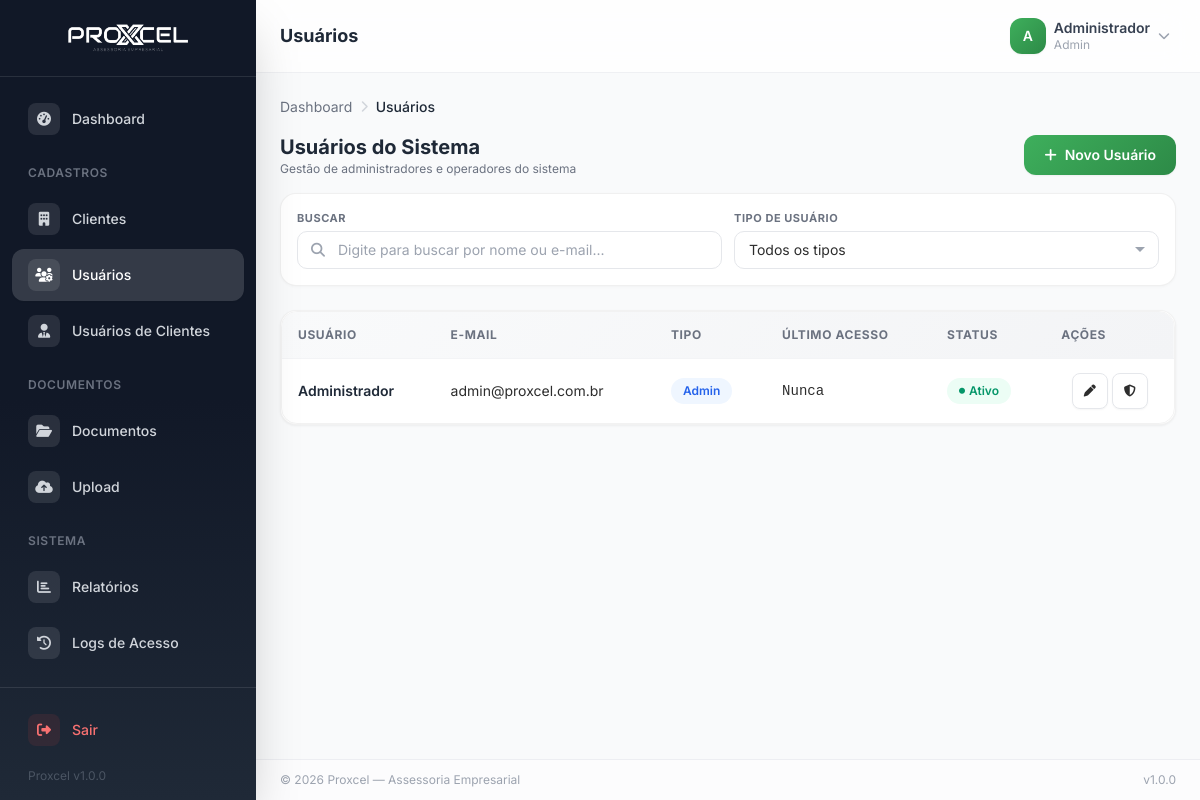
Page /pages/usuarios/index.php (signed in) on the committed database.
### tables this page shows
CREATE TABLE IF NOT EXISTS `ctempresa_proxcel_usuarios` (
    `id` INT UNSIGNED AUTO_INCREMENT PRIMARY KEY,
    `nome` VARCHAR(255) NOT NULL,
    `email` VARCHAR(255) NOT NULL UNIQUE,
    `senha` VARCHAR(255) NOT NULL,
    `tipo` ENUM('admin','operador') NOT NULL DEFAULT 'operador',
    `avatar` VARCHAR(255) DEFAULT NULL,
    `telefone` VARCHAR(20) DEFAULT NULL,
    `status` ENUM('ativo','inativo','bloqueado') NOT NULL DEFAULT 'ativo',
    `ultimo_acesso` DATETIME DEFAULT NULL,
    `criado_em` DATETIME NOT NULL DEFAULT CURRENT_TIMESTAMP,
    `atualizado_em` DATETIME NOT NULL DEFAULT CURRENT_TIMESTAMP ON UPDATE CURRENT_TIMESTAMP,
    INDEX `idx_tipo` (`tipo`),
    INDEX `idx_status` (`status`),
    INDEX `idx_email` (`email`)
);

### includes/permissions.php (called while the page is built, shortened)
<?php
require_once __DIR__ . '/../config/database.php';
class Permissions {
    private static $cache = [];
    public static function has($chave) {
        $userId = $_SESSION['user_id'];
        $userTipo = $_SESSION['user_tipo'];
        $userTipoAcesso = $_SESSION['user_tipo_acesso'] ?? 'sistema';
        if ($userTipo === 'admin') return true;
        $cacheKey = $userId . '_' . $userTipoAcesso . '_' . $chave;
        $tipoPerm = db()->fetch(
            "SELECT tp.id FROM " . tb('tipo_usuario_permissoes') . " tp
             JOIN " . tb('permissoes') . " p ON p.id = tp.permissao_id
             WHERE tp.tipo_usuario = ? AND p.chave = ?",
            [$userTipo, $chave]
        );
        self::$cache[$cacheKey] = ($tipoPerm !== false);
        return self::$cache[$cacheKey];
    }
}

### config/database.php (called while the page is built, shortened)
<?php
class Database {
    private static $instance = null;
    private $pdo;
    private function __construct() {
        $dsn = "mysql:host=" . DB_HOST . ";dbname=" . DB_NAME . ";charset=" . DB_CHARSET;
        $options = [
            PDO::ATTR_ERRMODE            => APP_DEBUG ? PDO::ERRMODE_EXCEPTION : PDO::ERRMODE_SILENT,
            PDO::ATTR_DEFAULT_FETCH_MODE => PDO::FETCH_ASSOC,
            PDO::ATTR_EMULATE_PREPARES   => false,
            PDO::MYSQL_ATTR_INIT_COMMAND => "SET NAMES " . DB_CHARSET,
        ];
        try {
            $this->pdo = new PDO($dsn, DB_USER, DB_PASS, $options);
        } catch (PDOException $e) {
            if (APP_DEBUG) {
                die("Erro de conexão: " . $e->getMessage());
            } else {
                error_log("Database connection error: " . $e->getMessage());
                die("Erro interno do servidor. Tente novamente mais tarde.");
            }
        }
    }
    public static function getInstance() {
        if (self::$instance === null) {
            self::$instance = new self();
        }
        return self::$instance;
    }
    public function query($sql, $params = []) {
        $stmt = $this->pdo->prepare($sql);
        $stmt->execute($params);
        return $stmt;
    }
    public function fetchAll($sql, $params = []) {
        $stmt = $this->query($sql, $params);
        return $stmt->fetchAll();
    }
    public static function table($name) {
        return DB_TABLE_PREFIX . $name;
    }
}
function db() {
    return Database::getInstance();
}
function tb($name) {
    return Database::table($name);
}

### includes/security.php (called while the page is built, shortened)
<?php
require_once __DIR__ . '/../config/database.php';
class Security {
    public static function escape($value) {
        return htmlspecialchars($value ?? '', ENT_QUOTES, 'UTF-8');
    }
}
function e($value) {
    return Security::escape($value);
}

### pages/usuarios/index.php (the view, shortened to what this page needs)
<?php
require_once __DIR__ . '/../../templates/header.php';
$usuarios = db()->fetchAll("SELECT * FROM " . tb('usuarios') . " ORDER BY nome ASC");
?>
<?= breadcrumb([
    ['label' => 'Dashboard', 'url' => APP_URL . '/pages/dashboard.php'],
    ['label' => 'Usuários', 'url' => '#']
]) ?>
<div class="flex items-center justify-between gap-4 mb-4">
    <div>
        <h2 class="text-xl font-bold text-gray-800">Usuários do Sistema</h2>
        <p class="text-xs text-gray-500">Gestão de administradores e operadores do sistema</p>
    </div>
    <?php if (Permissions::has('usuarios.criar')): ?>
        <a href="<?= APP_URL ?>/pages/usuarios/form.php" class="btn btn-primary shadow-sm text-sm">
            <i class="fas fa-plus"></i> Novo Usuário
        </a>
    <?php endif; ?>
</div>
<div class="filter-card">
    <div class="grid grid-cols-1 sm:grid-cols-2 gap-3 items-end">
        <div>
            <label class="text-[11px] font-bold text-gray-500 uppercase tracking-wider mb-1 block">Buscar</label>
            <div class="search-box">
                <i class="fas fa-search search-icon"></i>
                <input type="text" id="userSysSearchInput" placeholder="Digite para buscar por nome ou e-mail..."
                       class="form-control !py-2 text-sm w-full" style="padding-left: 2.5rem;">
            </div>
        </div>
        <div>
            <label class="text-[11px] font-bold text-gray-500 uppercase tracking-wider mb-1 block">Tipo de Usuário</label>
            <select id="userSysTipoFilter" class="form-control !py-2 text-sm w-full">
                <option value="">Todos os tipos</option>
            </select>
        </div>
    </div>
</div>
<div class="card animate-fadeInUp">
    <div class="table-container">
        <table class="data-table" id="userSysDataTable">
            <thead>
                <tr>
                    <th>Usuário</th>
                    <th class="hidden sm:table-cell">E-mail</th>
                    <th>Tipo</th>
                    <th class="hidden md:table-cell">Último Acesso</th>
                    <th>Status</th>
                    <th class="text-center" data-no-sort>Ações</th>
                </tr>
            </thead>
            <tbody>
                <?php if (empty($usuarios)): ?>
                    <tr><td colspan="6" class="text-center py-10 text-gray-400"><i class="fas fa-users text-4xl mb-3 block"></i><p>Nenhum usuário encontrado.</p></td></tr>
                <?php else: ?>
                    <?php foreach ($usuarios as $u): ?>
                    <tr class="usersys-row" data-tipo="<?= e($u['tipo']) ?>">
                        <td>
                            <p class="font-semibold text-gray-800 text-sm"><?= e($u['nome']) ?></p>
                        </td>
                        <td class="hidden sm:table-cell text-sm text-gray-600"><?= e($u['email']) ?></td>
                        <td>
                            <span class="badge <?= $u['tipo'] === 'admin' ? 'badge-info' : 'badge-gray' ?>">
                                <?= ucfirst($u['tipo']) ?>
                            </span>
                        </td>
                        <td class="hidden md:table-cell text-sm text-gray-500 font-mono text-xs"><?= $u['ultimo_acesso'] ? dateTimeBr($u['ultimo_acesso']) : 'Nunca' ?></td>
                        <td>
                            <span class="badge <?= $u['status'] === 'ativo' ? 'badge-success' : ($u['status'] === 'bloqueado' ? 'badge-warning' : 'badge-danger') ?>">
                                <i class="fas fa-circle text-[6px]"></i> <?= ucfirst($u['status']) ?>
                            </span>
                        </td>
                        <td>
                            <div class="flex items-center justify-center gap-1">
                                <?php if (Permissions::has('usuarios.editar')): ?>
                                <a href="<?= APP_URL ?>/pages/usuarios/form.php?id=<?= $u['id'] ?>" class="btn btn-sm btn-secondary btn-icon" title="Editar"><i class="fas fa-pen text-xs"></i></a>
                                <a href="<?= APP_URL ?>/pages/usuarios/permissoes.php?id=<?= $u['id'] ?>" class="btn btn-sm btn-secondary btn-icon" title="Permissões"><i class="fas fa-shield-alt text-xs"></i></a>
                                <?php endif; ?>
                            </div>
                        </td>
                    </tr>
                    <?php endforeach; ?>
                <?php endif; ?>
            </tbody>
        </table>
    </div>
</div>
<?php include __DIR__ . '/../../templates/footer.php'; ?>

### assets/css/app.css (style rules this page uses)
:root { --proxcel-primary: #3EAF5C; --proxcel-dark: #2D8A47; --proxcel-light: #5CC97A; --proxcel-50: #ECFDF0; --text-primary: #2D2D2D; --text-secondary: #6B7280; }
* { -webkit-tap-highlight-color: transparent; }
body { font-family: 'Inter', system-ui, -apple-system, sans-serif; color: var(--text-primary); overscroll-behavior: none; }
.card { background: #fff; border-radius: 1rem; border: 1px solid rgba(0, 0, 0, 0.05); box-shadow: 0 1px 3px rgba(0, 0, 0, 0.04), 0 1px 2px rgba(0, 0, 0, 0.02); transition: all 0.2s ease; }
.btn { display: inline-flex; align-items: center; justify-content: center; gap: 0.5rem; padding: 0.625rem 1.25rem; font-size: 0.875rem; font-weight: 600; border-radius: 0.75rem; transition: all 0.2s ease; cursor: pointer; border: none; outline: none; }
.btn-primary { background: linear-gradient(135deg, var(--proxcel-primary), var(--proxcel-dark)); color: #fff; box-shadow: 0 2px 8px rgba(62, 175, 92, 0.3); }
.btn-secondary { background: #fff; color: var(--text-primary); border: 1px solid #e5e7eb; box-shadow: 0 1px 2px rgba(0, 0, 0, 0.04); }
.btn-sm { padding: 0.375rem 0.75rem; font-size: 0.8125rem; border-radius: 0.5rem; }
.btn-icon { padding: 0.5rem; width: 2.25rem; height: 2.25rem; }
.form-control { width: 100%; padding: 0.625rem 0.875rem; font-size: 0.875rem; color: var(--text-primary); background: #fff; border: 1.5px solid #e5e7eb; border-radius: 0.625rem; transition: all 0.2s ease; outline: none; }
.form-control::placeholder { color: #9ca3af; }
select.form-control { appearance: none; background-repeat: no-repeat; background-position: right 0.75rem center; padding-right: 2.5rem; }
.filter-card { background: #ffffff; border-radius: 1rem; border: 1px solid rgba(0, 0, 0, 0.06); box-shadow: 0 1px 3px rgba(0, 0, 0, 0.03); padding: 1rem; margin-bottom: 1.5rem; }
.table-container { overflow-x: auto; border-radius: 1rem; border: 1px solid rgba(0, 0, 0, 0.05); }
.data-table { width: 100%; border-collapse: collapse; }
.data-table thead { background: linear-gradient(135deg, #f9fafb, #f3f4f6); }
.data-table th { padding: 0.875rem 1rem; text-align: left; font-size: 0.75rem; font-weight: 700; color: var(--text-secondary); text-transform: uppercase; letter-spacing: 0.05em; white-space: nowrap; }
.data-table td { padding: 0.875rem 1rem; font-size: 0.875rem; color: var(--text-primary); border-top: 1px solid #f3f4f6; vertical-align: middle; }
.data-table tbody tr { transition: background 0.15s ease; }
.badge { display: inline-flex; align-items: center; gap: 0.25rem; padding: 0.25rem 0.75rem; font-size: 0.75rem; font-weight: 600; border-radius: 99px; }
.badge-success { background: #ECFDF5; color: #059669; }
.badge-info { background: #EFF6FF; color: #2563EB; }
.search-box { position: relative; }
.search-box input { padding-left: 2.75rem; }
.search-box .search-icon { position: absolute; left: 0.875rem; top: 50%; transform: translateY(-50%); color: #9ca3af; font-size: 0.875rem; }
.animate-fadeInUp { animation: fadeInUp 0.4s ease-out; }

### rows in the picture
ctempresa_proxcel_usuarios: nome "Administrador", email "admin@proxcel.com.br", tipo "Admin", shows "Nunca", status "Ativo"

### other values in the picture
APP_NAME "Proxcel"
APP_VERSION "1.0.0"
$pageTitle "Usuários"
getInitials($currentUser['nome']) "A"
$currentUser['nome'] "Administrador"
$currentUser['tipo'] "Admin"
$item['label'] "Dashboard"
$item['label'] "Usuários"
